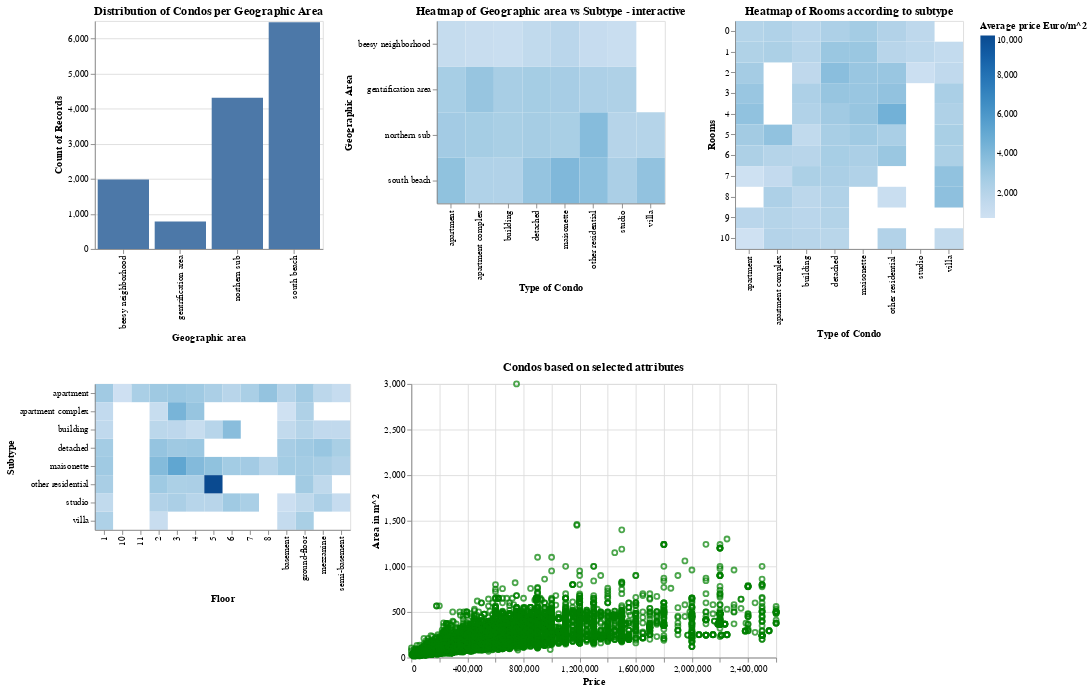

Source (notebook cell):
### Markdown cell above
## Interactive Dashboard

To finilize this task and to help Marketing team to get On-Demand statistics we created an interactive dashboard where the user can click on the heatmap and 
get the results on the rest of the graphs. The top-left bargraph has no effect of this interactive process though. 

Furthermore, the user can multi-select on the heatmap on the top-middle position to select multiple areas, whilst on the scatterplot additional details for each condo are shown.

To reset any selection the user has to double click anywhere on the heatmap

### Code cell
dashboard

### Figure 1 — Vega-Lite specification as saved in the notebook (floating-point values rounded to 4 significant figures; data arrays with more than 128 entries replaced by an {"elided": "..."} marker saying what was removed)
{"config": {"view": {"continuousWidth": 400, "continuousHeight": 300}}, "vconcat": [{"hconcat": [{"mark": "bar", "encoding": {"x": {"field": "geography_name", "title": "Geographic area", "type": "nominal"}, "y": {"aggregate": "count", "type": "quantitative"}}, "height": 250, "title": "Distribution of Condos per Geographic Area", "width": 250}, {"mark": "rect", "encoding": {"color": {"aggregate": "mean", "field": "price_per_sqrm", "scale": {"scheme": "blues"}, "title": "Average price Euro/m^2", "type": "quantitative"}, "tooltip": [{"aggregate": "min", "field": "price_per_sqrm", "type": "quantitative"}, {"aggregate": "mean", "field": "price_per_sqrm", "type": "quantitative"}, {"aggregate": "max", "field": "price_per_sqrm", "type": "quantitative"}, {"aggregate": "count", "type": "quantitative"}], "x": {"field": "subtype", "title": "Type of Condo", "type": "nominal"}, "y": {"field": "geography_name", "title": "Geographic Area", "type": "nominal"}}, "height": 200, "selection": {"selector038": {"type": "multi", "fields": ["subtype", "geography_name"], "nearest": false, "on": "click"}}, "title": "Heatmap of Geographic area vs Subtype - interactive", "width": 250}, {"mark": "rect", "encoding": {"color": {"aggregate": "mean", "field": "price_per_sqrm", "scale": {"scheme": "blues"}, "title": "Average price Euro/m^2", "type": "quantitative"}, "tooltip": [{"aggregate": "mean", "field": "price_per_sqrm", "type": "quantitative"}, {"aggregate": "min", "field": "price_per_sqrm", "type": "quantitative"}, {"aggregate": "max", "field": "price_per_sqrm", "type": "quantitative"}], "x": {"field": "subtype", "title": "Type of Condo", "type": "nominal"}, "y": {"field": "rooms", "title": "Rooms", "type": "ordinal"}}, "height": 250, "title": "Heatmap of Rooms according to subtype", "transform": [{"filter": {"selection": "selector038"}}], "width": 250}]}, {"hconcat": [{"mark": "rect", "encoding": {"color": {"aggregate": "mean", "field": "price_per_sqrm", "type": "quantitative"}, "tooltip": [{"aggregate": "mean", "field": "price_per_sqrm", "type": "quantitative"}, {"aggregate": "min", "field": "price_per_sqrm", "type": "quantitative"}, {"aggregate": "max", "field": "price_per_sqrm", "type": "quantitative"}], "x": {"field": "floor", "title": "Floor", "type": "ordinal"}, "y": {"field": "subtype", "title": "Subtype", "type": "nominal"}}, "transform": [{"filter": {"selection": "selector038"}}]}, {"mark": {"type": "point", "color": "green"}, "encoding": {"tooltip": [{"field": "id", "type": "quantitative"}, {"field": "price", "type": "quantitative"}, {"field": "sq_meters", "type": "quantitative"}, {"field": "rooms", "type": "quantitative"}, {"field": "floor", "type": "nominal"}], "x": {"field": "price", "title": "Price", "type": "quantitative"}, "y": {"field": "sq_meters", "title": "Area in m^2", "type": "quantitative"}}, "title": "Condos based on selected attributes", "transform": [{"filter": {"selection": "selector038"}}]}]}], "data": {"name": "data-96fb9c946705c4811f0e34f4598d03cb"}, "$schema": "https://vega.github.io/schema/vega-lite/v4.17.0.json", "datasets": {"data-96fb9c946705c4811f0e34f4598d03cb": {"elided": "13536 records"}}}
